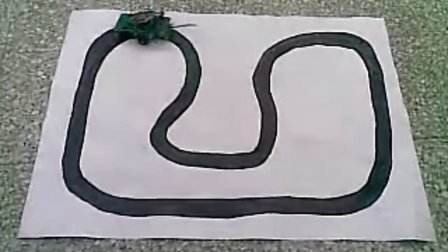
#> input picture timg.jpg, 448 x 252 px
$ python -i thin.py   (imports and definitions only)
#> lines starting #> are read from the running program, lines starting #| are printed output that depends on the picture; after the words box and inside, x2 and y2 are one past the last pixel; in counts of white or black regions, pixels touching at a corner belong together
import cv2
import numpy as np

def thin(img):
    img = cv2.GaussianBlur(img, (5, 5), 3)
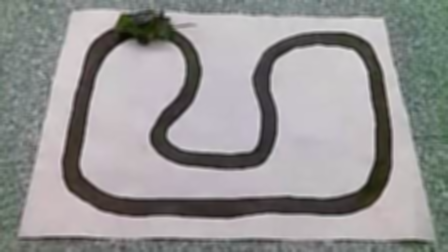
#> img: shape (252, 448, 3); mean of channels 0, 1, 2 148.4, 148.5, 150; drawn as B, G, R
    # img = resize(img, width=700)

    img = cv2.cvtColor(img, cv2.COLOR_RGB2GRAY)
#> img: shape (252, 448)
    th = cv2.adaptiveThreshold(img, 255, cv2.ADAPTIVE_THRESH_GAUSSIAN_C,
                               cv2.THRESH_BINARY, 33,11)
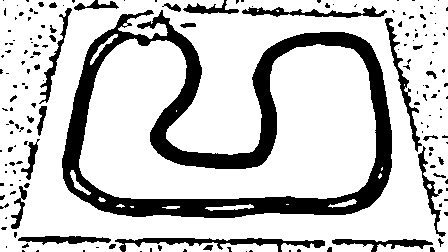
#> th: shape (252, 448); 78.3% white; 174 black regions (137 under 20 px), largest, box (x1, y1, x2, y2) and area: (62, 10, 392, 218) 16986, (115, 238, 325, 252) 1113, (385, 18, 422, 152) 730

    th = cv2.bitwise_not(th)

    kernel = np.array([[0, 1, 1],
                      [0, 1, 0],
                      [1, 1, 0]], dtype='uint8')

    th = cv2.morphologyEx(th, cv2.MORPH_CLOSE, kernel)
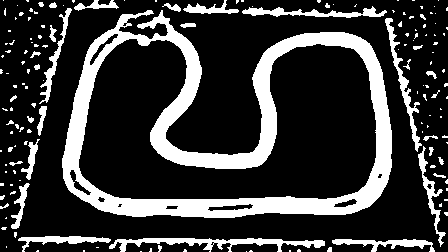
#> th: shape (252, 448); 22% white; 157 white regions (120 under 20 px), largest, box (x1, y1, x2, y2) and area: (62, 10, 392, 218) 17083, (109, 238, 325, 252) 1235, (385, 18, 422, 152) 769
    return th

>>> import cv2
>>> picture = cv2.cvtColor(cv2.imread('../timg.jpg'), cv2.COLOR_BGR2RGB)
>>> result = thin(picture)
